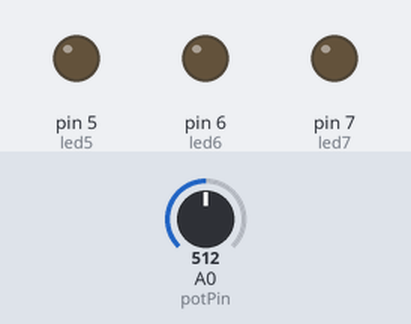
Simulated run of this sketch. Board: Arduino Uno, built with avr-gcc and run on an emulated ATmega328P. Parts: output pins drawn as LEDs (lit = HIGH). Inputs (shaded band) come from the test bench; at power-on: A0 (potPin) = 512.

Above: at 3.8 s.
3.9 s: A0 (potPin) set to 0
At 5.4 s:
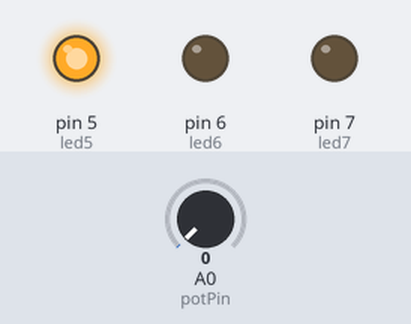
7.9 s: A0 (potPin) set to 122
At 8.2 s:
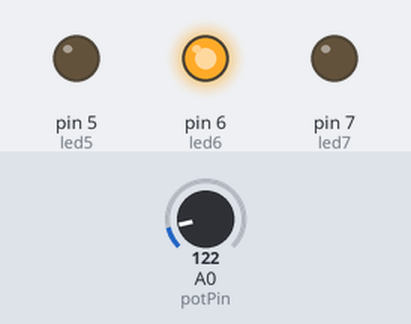
At 8.69 s:
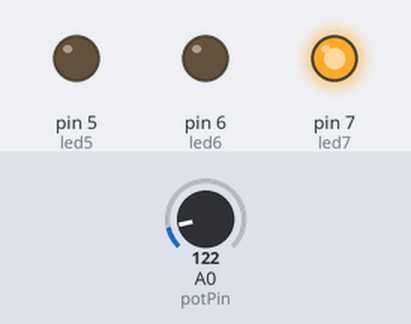
Timing chart, 0 to 17.9 s (numbered marks = the images above; inputs shaded):
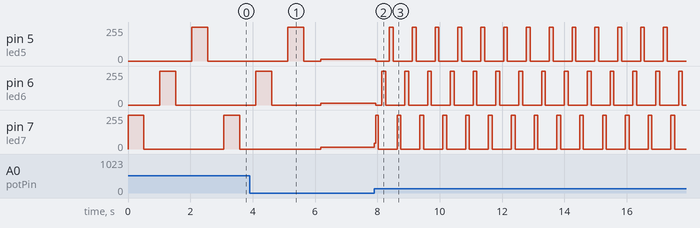

Measured:
- after the input at 7.9 s, pin 5 (led5), pin 6 (led6): 14/255 → 0/255 at once, then repeats every 0.73 s: 255/255 0.12 s, 0/255 0.61 s; pin 7 (led7): 13/255 → 42/255 at once, then moves between 0/255 and 255/255, repeating every 0.73 s

The sketch:

MyBlinkThreeLeds.ino
```cpp
/*
  Blink using 3 LEDs

Description:
  Turns three LEDs on for half, one and two seconds, then off for one second, repeatedly

Author:
  created August 29, 2017
  by David Osorio

Organization:
  Colima Institute of Technology

Career:
  Computer Engineering

Subject:
  Embedded Systems
*/


byte led7 = 7;
byte led6 = 6;
byte led5 = 5;
byte potPin = 0; // Potentiometer pin
int delayTime = 500; // Default delay for LEDs

void setup() {
  pinMode(led7, OUTPUT);
  pinMode(led6, OUTPUT);
  pinMode(led5, OUTPUT);
}

void turnLED(byte led) {
  digitalWrite(led, HIGH);   // Turn the selected LED on (HIGH is the voltage level)
  delay(delayTime);          // Wait the amount of time returned by the potentiometer
  digitalWrite(led, LOW);
  delay(delayTime);
}

void loop() {
  delayTime = analogRead(potPin);
  turnLED(led7);
  turnLED(led6);
  turnLED(led5);
}
```
